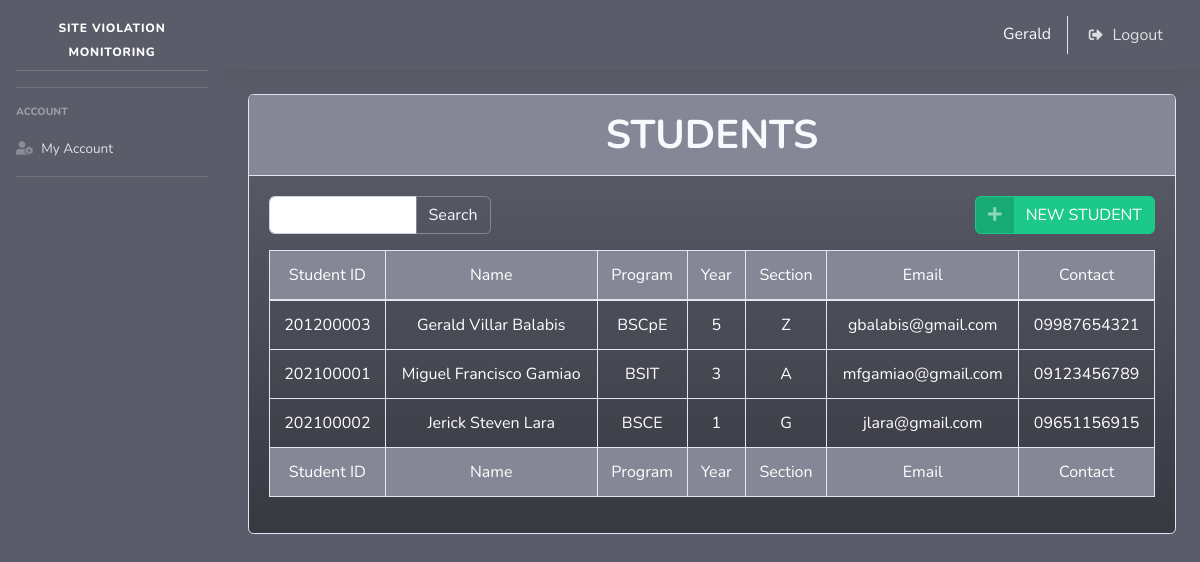
Page /stud_manage.php (signed in) on the committed database.
### tables this page shows
CREATE TABLE `students` (
  `id` varchar(11) NOT NULL,
  `year_level` int(11) NOT NULL,
  `section` text NOT NULL,
  `program` text NOT NULL,
  `firstname` text NOT NULL,
  `middlename` text NOT NULL,
  `lastname` text NOT NULL,
  `email` text NOT NULL,
  `contact` text NOT NULL,
  `status` int(11) NOT NULL
);

### perfect_function.php (called while the page is built, shortened)
<?php
function getConnection()
{
	$servername = "localhost";
	$username = "root";
	$password = "";
	$dbname = "site_violation2";
	$conn = new mysqli($servername, $username, $password, $dbname);
	return $conn;
}
function get_where_custom($table_name, $column, $value)
{
	$conn = getConnection();
	$sql = "SELECT * FROM $table_name where ".$column."='".$value."'";
	$result = $conn->query($sql);
	return $result;
}
?>

### stud_manage.php (the view, shortened to what this page needs)
<?php
include "header.php";
include "perfect_function.php";
?>
<div align=center>
    <div class="card w-100 bg-gradient-dark">
                <div class="card-header py-3 bg-secondary">
                <h1 class="m-0 font-weight-bold text-light">STUDENTS</h1>
                </div>
                <div class="card-body">
                <form method="post" action="stud_search.php">
                    <div class="input-group mb-3 w-25 " style="float: left;">
                        <input type="text" class="form-control" placeholder="" name="search" autocomplete="off" required>
                        <div class="input-group-append">
                            <button class="btn btn-outline-secondary text-light" type="submit" id="button-addon2">Search</button>
                        </div>
                        </div>
                </form>
                <a href="stud_add.php" class="btn btn-success btn-icon-split" style="float: right; margin-left: 1%;">
                    <span class="icon text-white-50">
                        <i class="fas fa-plus"></i>
                    </span>
                    <span class="text">
                        NEW STUDENT
                    </span>
                </a>
                <div class="table-responsive">
                    <table class="table table-bordered" id="dataTable" width="100%" cellspacing="0">
        <thead class="bg-secondary" style="text-align: center; color: white;">
        <tr>
            <td>Student ID</td>
            <td>Name</td>
            <td>Program</td>
            <td>Year</td>
            <td>Section</td>
            <td>Email</td>
            <td>Contact</td>
        </tr>
        </thead>
        <tfoot class="bg-secondary" style="text-align: center; color: white;">
        <tr>
            <td>Student ID</td>
            <td>Name</td>
            <td>Program</td>
            <td>Year</td>
            <td>Section</td>
            <td>Email</td>
            <td>Contact</td>
        </tr>
        </tfoot>
        <tbody style="text-align: center; color: white;">
    <?php
        $table_name = "students";
        $column = "status";
        $condition = 0;
        $get_userData = get_where_custom($table_name, $column, $condition);
        foreach ($get_userData as $key => $row) {
            $id = $row['id'];
            $name = $row['firstname'] ." ". $row['middlename'] ." ". $row['lastname'];
            $program = $row['program'];
            $year_level = $row['year_level'];
                if ($year_level == 1){
                    $year_level = "1";
                } elseif ($year_level == 2){
                    $year_level = "2";
                } elseif ($year_level == 3){
                    $year_level = "3";
                } elseif ($year_level == 4){
                    $year_level = "4";
                } else {
                    $year_level = "5";
                }
            $section = $row['section'];
            $email = $row['email'];
            $contact = $row['contact'];
    ?>
    <tr>
        <td><?= $id ?></td>
        <td><?= $name ?></td>
        <td><?= $program ?></td>
        <td><?= $year_level ?></td>
        <td><?= $section ?></td>
        <td><?= $email ?></td>
        <td><?= $contact ?></td>
    </tr>
        <?php   }   ?>
    </tbody>
</table>
</div>
</div>
</div>

### header.php (shortened to what this page needs)
<!DOCTYPE html>
<html lang="en">
<head>
  <link href="vendor/fontawesome-free/css/all.min.css" rel="stylesheet" type="text/css">
  <link href="css/sb-admin-2.min.css" rel="stylesheet">
  <link href="vendor/datatables/dataTables.bootstrap4.min.css" rel="stylesheet">
</head>
<body id="page-top">
  <div id="wrapper">
    <ul class="navbar-nav bg-dark sidebar sidebar-dark accordion" id="accordionSidebar">
      <a class="sidebar-brand d-flex align-items-center justify-content-center" href="stud_manage.php">
        <div class="sidebar-brand-text mx-3" style="margin-top: 20px;"><sup>SITE Violation Monitoring</sup></div>
      </a>
      <hr class="sidebar-divider">
      <hr class="sidebar-divider">
<?php if($_SESSION['access']=="DEAN"){
  ?>
      <div class="sidebar-heading">
        Settings
      </div>
      <li class="nav-item">
        <a class="nav-link" href="logs.php">
          <i class="fas fa-clipboard-list"></i>
          <span>Logs</span></a>
      </li>
      <li class="nav-item">
        <a class="nav-link" href="account_manage.php">
          <i class="fas fa-users-cog"></i>
          <span>Account Manager</span></a>
      </li>
      <!-- SOLO ACCOUNT
      <li class="nav-item active">
        <a class="nav-link" href="tables.html">
          <i class="fas fa-user-cog"></i>
          <span>Account Settings</span></a>
      </li> -->
      <hr class="sidebar-divider d-none d-md-block">
      <!-- <div class="text-center d-none d-md-inline">
        <button class="rounded-circle border-0" id="sidebarToggle"></button>
      </div> -->
<?php } else {?>
      <div class="sidebar-heading">
            Account
          </div>
      <li class="nav-item">
        <a class="nav-link" href="my_account_manage.php">
        <i class="fas fa-user-cog"></i>
          <span>My Account</span></a>
      </li>
      <hr class="sidebar-divider d-none d-md-block">
<?php } ?>
    </ul>
    <div id="content-wrapper" class="d-flex flex-column bg-dark">
      <div id="content">
        <nav class="navbar navbar-expand navbar-dark bg-dark topbar mb-4 static-top shadow">
          <ul class="navbar-nav ml-auto">
            <span class="text-light" style="margin-top:12%;"><?= $_SESSION['firstlast']?></span>
            <li class="nav-item" style="margin-left:-5%;">
              <a class="nav-link" href="logout.php">
              <i class="fas fa-sign-out-alt fa-sm fa-fw mr-2 text-gray"></i>
                <span class="text-gray">Logout</span></a>
            </li>
        </nav>
        <div class="container-fluid">

### rows in the picture
students: id "201200003", name "Gerald Villar Balabis", program "BSCpE", year_level "5", section "Z", email "gbalabis@gmail.com", contact "09987654321"
students: id "202100001", name "Miguel Francisco Gamiao", program "BSIT", year_level "3", section "A", email "mfgamiao@gmail.com", contact "09123456789"
students: id "202100002", name "Jerick Steven Lara", program "BSCE", year_level "1", section "G", email "jlara@gmail.com", contact "09651156915"

### other values in the picture
$_SESSION['firstlast'] "Gerald"
